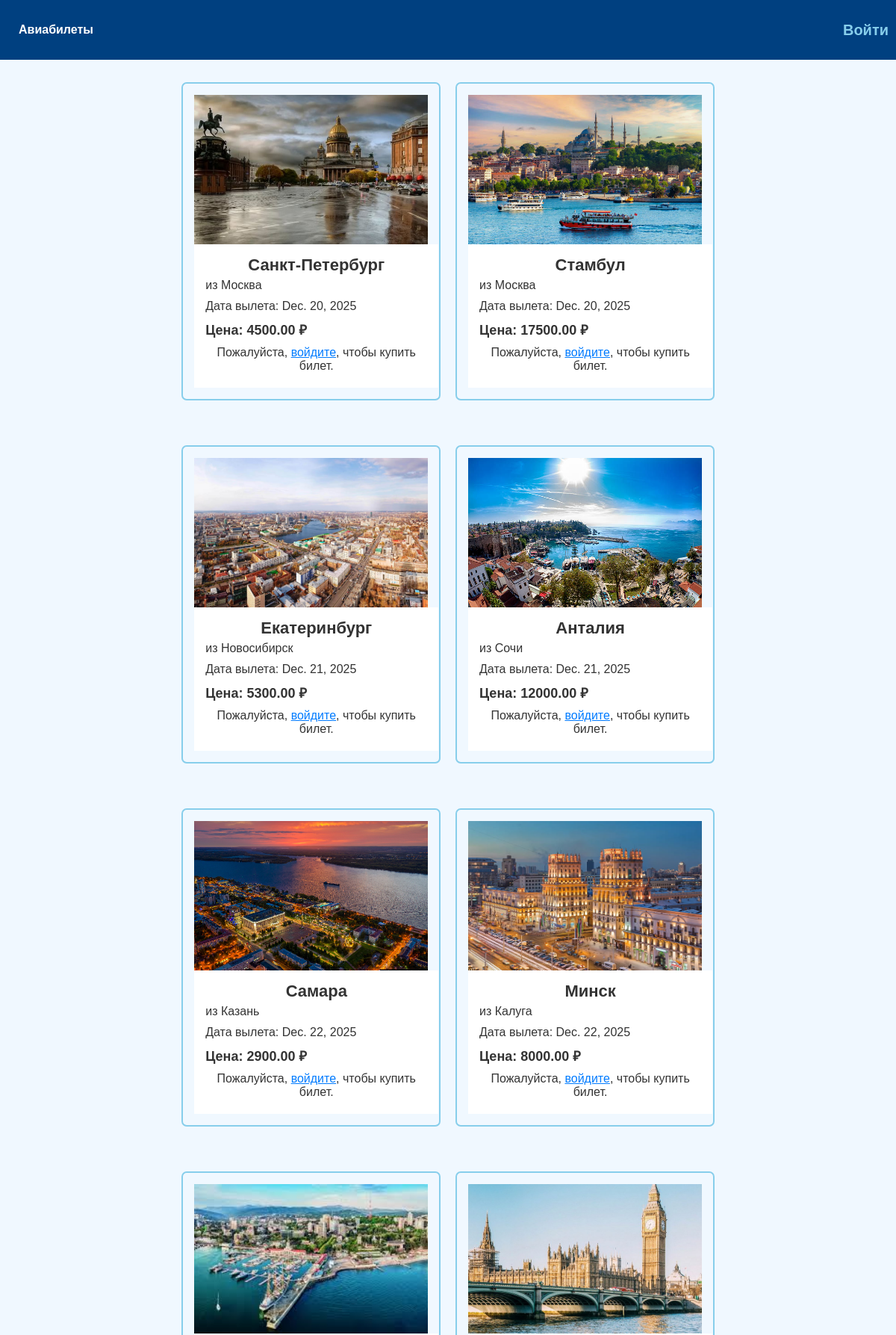
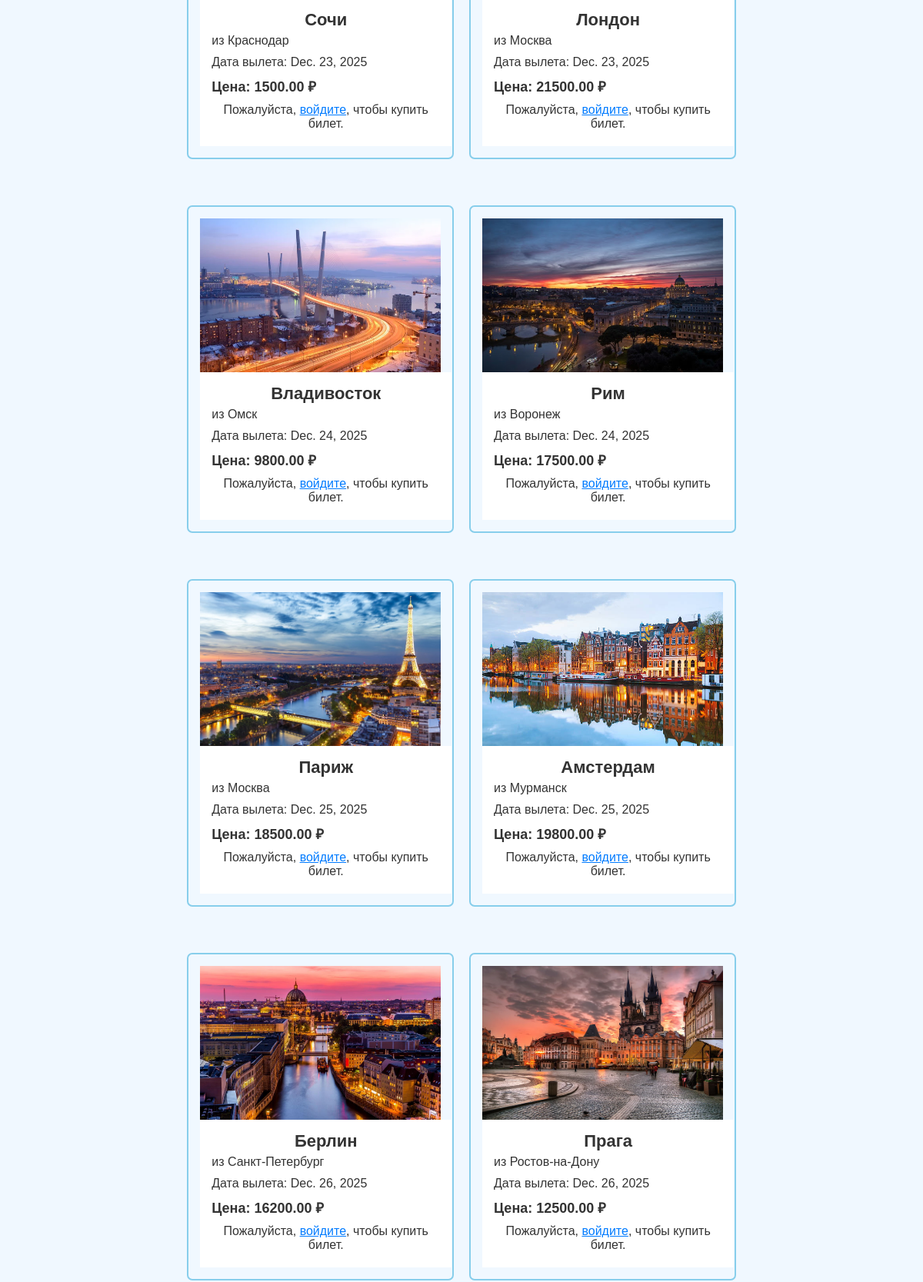
The page /tickets/ (upper part) on the database its author committed (2 pictures, top to bottom).
### aviaticket/models.py (models this page shows, shortened)
class Flight(models.Model):
    flight_from = models.CharField(max_length=50, verbose_name='Откуда')
    flight_to = models.ForeignKey('CityWithPhoto', on_delete=models.CASCADE, null=True, blank=True, verbose_name='Куда')
    airline = models.ForeignKey('Airline', on_delete=models.CASCADE, related_name='airline', verbose_name='Авиакомпания')
    time_in_flight = models.DateTimeField(verbose_name='Время в пути')
    day_of_departure = models.DateField(verbose_name='Дата вылета')
    price = models.DecimalField(max_digits=10, decimal_places=2, verbose_name='Цена')
    amount_of_transfers = models.IntegerField(blank=True, null=True, verbose_name='Количество пересадок')
    time_created = models.DateTimeField(auto_now=True, verbose_name='Время создания')
    slug = models.SlugField(max_length=100, unique=True, blank=True, verbose_name='Слаг')

class CityWithPhoto(models.Model):
    city_name = models.CharField(
        max_length=55,
        unique=True,
        verbose_name="Название города"
    )
    photo = models.FileField(
        upload_to='media_photo_city',
        verbose_name="Фотография города"
    )
    def __str__(self):
        return self.city_name

### aviaticket/views.py (the view)
# urls.py: path('', views.FlightListView.as_view(), name='list_tickets'),
class FlightListView(ListView):
    model = Flight
    template_name = 'aviaticket/ticket_list.html'
    context_object_name = 'page_obj'
    paginate_by = 15
    ordering = ['day_of_departure']
    def get_queryset(self):
        return Flight.objects.all().order_by('day_of_departure')
    def get_context_data(self, **kwargs):
        context = super().get_context_data(**kwargs)
        flights = self.get_queryset()
        paginator = Paginator(flights, self.paginate_by)
        page_number = self.request.GET.get('page')
        page_obj = paginator.get_page(page_number)
        context['page_obj'] = page_obj
        return context

### aviaticket/templates/aviaticket/ticket_list.html (shortened to what this page needs)
{% extends 'base.html' %}
{% block content %}
<div class="content-container">
    <div class="ticket-row">
        {% for flight in page_obj %}
                <div class="ticket-card">
                {% if flight.flight_to.photo %}
    <div class="ticket-photo" style="background-image: url('{{ flight.flight_to.photo.url }}');"></div>
{% endif %}
                    <div class="ticket-card-content">
                        <h2 class="flight-to">{{ flight.flight_to }}</h2>
                        <p class="flight-from">из {{ flight.flight_from }}</p>
                        <p class="departure-date">Дата вылета: {{ flight.day_of_departure }}</p>
                        <p class="price">Цена: {{ flight.price }} ₽</p>
                        <div class="actions">
                            {% if user.is_authenticated %}
                                <a href="{% url 'flight_detail' flight.slug %}" class="buy-button">Купить билет</a>
                            {% else %}
                                <p class="login-message">Пожалуйста, <a href="{% url 'personal:login' %}">войдите</a>, чтобы купить билет.</p>
                            {% endif %}
                        </div>
                    </div>
                </div>
        {% empty %}
            <p>Рейсов не найдено.</p>
        {% endfor %}
    </div>
</div>
{% endblock %}

### templates/base.html (shortened to what this page needs)
<!DOCTYPE html>
<html lang="en">
<head>
    {% load static %}
    <link rel="stylesheet" href="{% static 'css/styles.css' %}">
</head>
<body>
    <div class="header">
        <a href="{% url 'list_tickets' %}">Авиабилеты</a>
        <div class="auth-buttons">
            {% if user.is_authenticated %}
                <a href="{% url 'personal:profile' %}">Личный кабинет</a>
                <form action="{% url 'personal:logout' %}" method="post" style="display:inline;">
                    {% csrf_token %}
                    <button type="submit" class="logout-button">Выйти</button>
                </form>
            {% else %}
                <a href="{% url 'personal:login' %}">Войти</a>
            {% endif %}
        </div>
    </div>
    <div class="content">
        {% block content %}
        {% endblock %}
    </div>
</body>
</html>

### static/css/styles.css (style rules this page uses)
body { margin: 0; font-family: Arial, Helvetica, sans-serif; background-color: #f0f8ff; color: #333; display: flex; flex-direction: column; min-height: 100vh; }
.header { background-color: #004080; color: #fff; padding: 10px; text-align: center; display: flex; justify-content: space-between; align-items: center; }
.header a { color: #fff; text-decoration: none; margin: 0 15px; font-weight: bold; }
.header .auth-buttons { display: flex; gap: 10px; }
.header .auth-buttons a { background-color: transparent; color: #87CEEB; text-decoration: none; font-size: 20px; font-weight: bold; padding: 0; margin: 0; line-height: 3; }
.content { flex: 1; padding: 20px; margin-top: 10px; text-align: center; }
.ticket-row { display: flex; flex-wrap: wrap; justify-content: center; gap: 20px; margin: 0 5cm; }
.ticket-card { width: 40%; margin-bottom: 40px; border: 2px solid #87CEEB; border-radius: 7px; padding: 15px; display: flex; flex-direction: column; align-items: flex-start; justify-content: space-between; }
.ticket-card-content { display: flex; flex-direction: column; width: 95%; }
.ticket-card h2.flight-to { text-align: center; font-size: 22px; margin: 0; }
.ticket-card p { font-size: 16px; margin: 5px 0; }
.ticket-card .flight-from, .ticket-card .departure-date, .ticket-card .price { text-align: left; }
.ticket-card p.price { font-size: 18px; font-weight: bold; }
.content-container { display: flex; flex-direction: column; min-height: 80vh; padding-bottom: 5px; }
.login-message a { color: #007bff; text-decoration: underline; }
.ticket-photo { background-size: cover; background-position: center; height: 200px; width: 100%; }
.ticket-card-content { padding: 15px; background: #fff; }

### rows shown on the page
Flight: flight_to.photo (picture), flight_to "Санкт-Петербург", flight_from "Москва", day_of_departure "Dec. 20, 2025", price "4500.00"
Flight: flight_to.photo (picture), flight_to "Стамбул", flight_from "Москва", day_of_departure "Dec. 20, 2025", price "17500.00"
Flight: flight_to.photo (picture), flight_to "Екатеринбург", flight_from "Новосибирск", day_of_departure "Dec. 21, 2025", price "5300.00"
Flight: flight_to.photo (picture), flight_to "Анталия", flight_from "Сочи", day_of_departure "Dec. 21, 2025", price "12000.00"
Flight: flight_to.photo (picture), flight_to "Самара", flight_from "Казань", day_of_departure "Dec. 22, 2025", price "2900.00"
Flight: flight_to.photo (picture), flight_to "Минск", flight_from "Калуга", day_of_departure "Dec. 22, 2025", price "8000.00"
Flight: flight_to.photo (picture), flight_to "Сочи", flight_from "Краснодар", day_of_departure "Dec. 23, 2025", price "1500.00"
Flight: flight_to.photo (picture), flight_to "Лондон", flight_from "Москва", day_of_departure "Dec. 23, 2025", price "21500.00"
Flight: flight_to.photo (picture), flight_to "Владивосток", flight_from "Омск", day_of_departure "Dec. 24, 2025", price "9800.00"
Flight: flight_to.photo (picture), flight_to "Рим", flight_from "Воронеж", day_of_departure "Dec. 24, 2025", price "17500.00"
Flight: flight_to.photo (picture), flight_to "Париж", flight_from "Москва", day_of_departure "Dec. 25, 2025", price "18500.00"
Flight: flight_to.photo (picture), flight_to "Амстердам", flight_from "Мурманск", day_of_departure "Dec. 25, 2025", price "19800.00"
Flight: flight_to.photo (picture), flight_to "Берлин", flight_from "Санкт-Петербург", day_of_departure "Dec. 26, 2025", price "16200.00"
Flight: flight_to.photo (picture), flight_to "Прага", flight_from "Ростов-на-Дону", day_of_departure "Dec. 26, 2025", price "12500.00"
